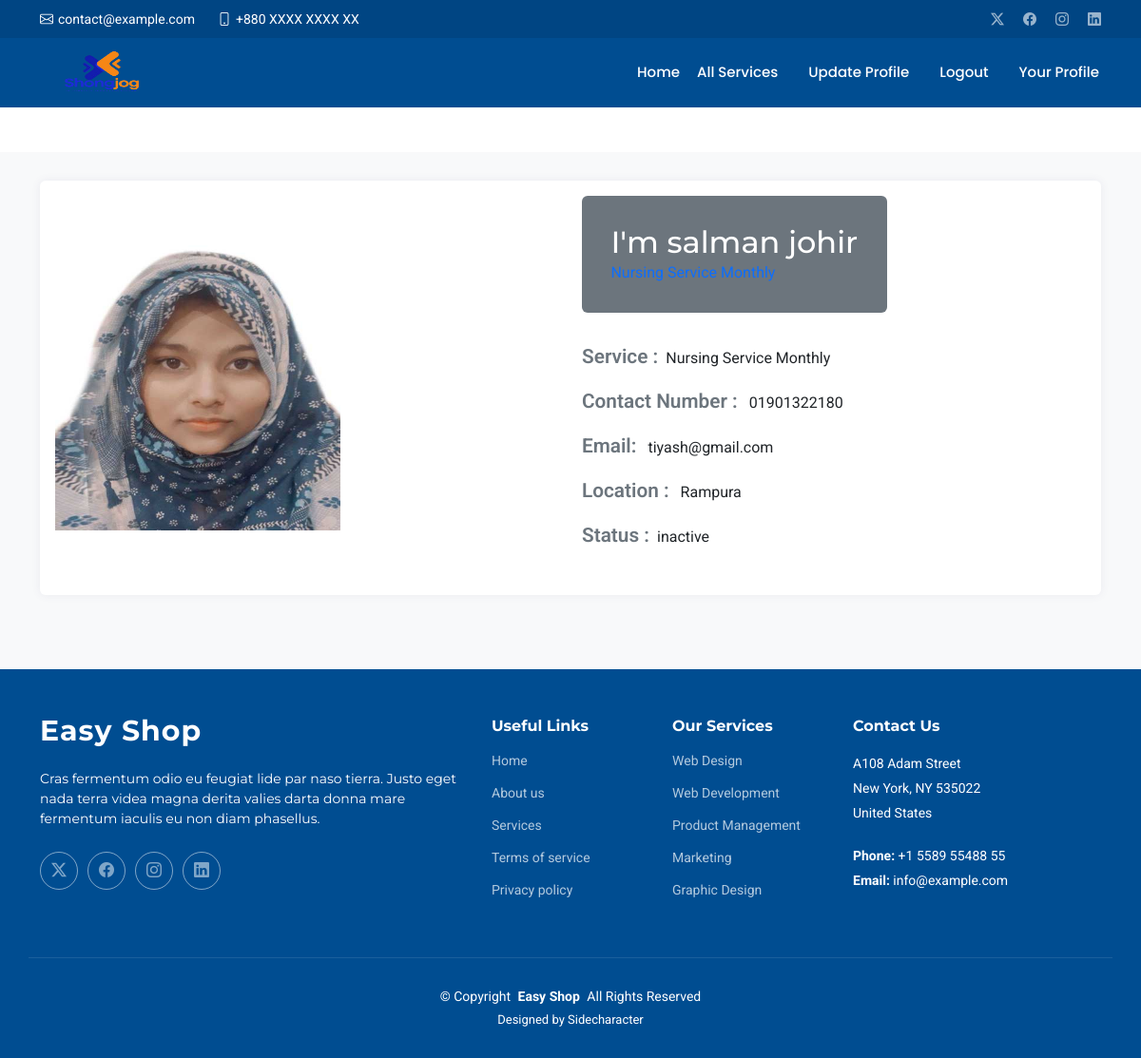
Screenshot of /profile/ (signed in) with the database file from the repository.
### shongjog/models.py (models this page shows, shortened)
class Registration(models.Model):
    user = models.OneToOneField(User, on_delete=models.CASCADE , blank=True, null=True)  # Linked with Django's User model
    phone_number = models.CharField(max_length=15)
    status = models.CharField(max_length=8, choices=[('active', 'Active'), ('inactive', 'Inactive')], default='active')
    occupation = models.CharField(max_length=100)
    area = models.CharField(max_length=100 , blank=True, null=True)
    picture = models.ImageField(upload_to='profile_pictures/', blank=True, null=True)

### shongjog/views.py (the view)
# urls.py: path('profile/', profile, name='profile'),
def profile(request):
    registration = get_object_or_404(Registration, user=request.user)
    return render(request, 'profile.html', {'registration': registration})

### templates/profile.html (shortened to what this page needs)
{% load static %}
<!DOCTYPE html>
<html lang="en">
  <head>
    <link
      href="/static/assets/vendor/bootstrap/css/bootstrap.min.css"
      rel="stylesheet"
    />
    <link
      href="/static/assets/vendor/bootstrap-icons/bootstrap-icons.css"
      rel="stylesheet"
    />
    <link href="/static/assets/vendor/aos/aos.css" rel="stylesheet" />
    <link
      href="/static/assets/vendor/glightbox/css/glightbox.min.css"
      rel="stylesheet"
    />
    <link
      href="/static/assets/vendor/swiper/swiper-bundle.min.css"
      rel="stylesheet"
    />
    <link href="/static/assets/css/main.css" rel="stylesheet" />
  </head>
  <body class="index-page"></body>
    <header id="header" class="header fixed-top">
      <div class="topbar d-flex align-items-center">
        <div
          class="container d-flex justify-content-center justify-content-md-between"
        >
          <div class="contact-info d-flex align-items-center">
            <i class="bi bi-envelope d-flex align-items-center"
              ><a href="mailto:contact@example.com">contact@example.com</a></i
            >
            <i class="bi bi-phone d-flex align-items-center ms-4"
              ><span>+880 XXXX XXXX XX</span></i
            >
          </div>
          <div class="social-links d-none d-md-flex align-items-center">
            <a href="#" class="twitter"><i class="bi bi-twitter-x"></i></a>
            <a href="#" class="facebook"><i class="bi bi-facebook"></i></a>
            <a href="#" class="instagram"><i class="bi bi-instagram"></i></a>
            <a href="#" class="linkedin"><i class="bi bi-linkedin"></i></a>
          </div>
        </div>
      </div>
      <div class="branding d-flex align-items-cente">
        <div
          class="container position-relative d-flex align-items-center justify-content-between"
        >
          <a href="/" class="logo d-flex align-items-center">
            <h1 class="sitename">
              <img src="/static/assets/img/logo.png" alt="" />
            </h1>
          </a>
          <nav id="navmenu" class="navmenu">
            <ul>
              <li></li>
                <a href="#hero" class="active">Home<br/></a>
              <li><a href="all_services/">All Services</a></li>
              <li><a href="{% url 'update_profile' %}">Update Profile</a></li>
              <li><a href="{% url 'logout' %}?next=/" >Logout</a></li>
              {% if user.is_authenticated %}
              <li><a href="{% url 'profile' %}">Your Profile</a></li>
              {% else %}
              <li><a href="{% url 'login' %}">Log In</a></li>
              {% endif %}
            </ul>
          </nav>
        </div>
      </div>
    </header>
    <main class="main" style="margin-top:20vh;">
        <section class="bg-light">
            <div class="container">
                <div class="row">
                    <div class="col-lg-12 mb-4 mb-sm-5">
                        <div class="card card-style1 border-0">
                            <div class="card-body p-1-9 p-sm-2-3 p-md-6 p-lg-7">
                                <div class="row align-items-center">
                                    <div class="col-lg-6 mb-4 mb-lg-0">
                                        {% if  registration.picture  %}
                                        <img style = "width: 300px;height : 300px;" src="{{ registration.picture.url }}" alt="...">
                                        {% else %}
                                        <img style = "width: 300px;height : 300px;" src="https://static.vecteezy.com/system/resources/thumbnails/027/951/137/small_2x/stylish-spectacles-guy-3d-avatar-character-illustrations-png.png" alt="...">
                                        {% endif %}
                                    </div>
                                    <div class="col-lg-6 px-xl-10">
                                        <div class="bg-secondary d-lg-inline-block py-1-9 px-1-9 px-sm-6 mb-1-9 rounded">
                                            <h3 class="h2 text-white mb-0">I'm {{ registration.user.first_name }} {{ registration.user.last_name }}</h3>
                                            <span class="text-primary">{{ registration.occupation}}</span>
                                        </div>
                                        <ul class="list-unstyled mb-1-9">
                                            <li class="mb-2 mb-xl-3 display-28"><span class="display-26 text-secondary me-2 font-weight-600">Service :</span>{{ registration.occupation}} </li>
                                            <li class="mb-2 mb-xl-3 display-28"><span class="display-26 text-secondary me-2 font-weight-600">Contact Number :</span> {{ registration.phone_number }}</li>
                                            <li class="mb-2 mb-xl-3 display-28"><span class="display-26 text-secondary me-2 font-weight-600">Email:</span> {{ registration.user.email }}</li>
                                            <li class="mb-2 mb-xl-3 display-28"><span class="display-26 text-secondary me-2 font-weight-600">Location :</span> {{ registration.area }}</li>
                                            <li class="display-28"><span class="display-26 text-secondary me-2 font-weight-600">Status :</span>{{ registration.status }}</li>
                                        </ul>
                                    </div>
                                </div>
                            </div>
                        </div>
                    </div>
                </div>
            </div>
        </section>
    </main>
    <footer id="footer" class="footer accent-background">
      <div class="container footer-top">
        <div class="row gy-4">
          <div class="col-lg-5 col-md-12 footer-about">
            <a href="/" class="logo d-flex align-items-center">
              <span class="sitename">Easy Shop</span>
            </a>
            <p>
              Cras fermentum odio eu feugiat lide par naso tierra. Justo eget
              nada terra videa magna derita valies darta donna mare fermentum
              iaculis eu non diam phasellus.
            </p>
            <div class="social-links d-flex mt-4">
              <a href=""><i class="bi bi-twitter-x"></i></a>
              <a href=""><i class="bi bi-facebook"></i></a>
              <a href=""><i class="bi bi-instagram"></i></a>
              <a href=""><i class="bi bi-linkedin"></i></a>
            </div>
          </div>
          <div class="col-lg-2 col-6 footer-links">
            <h4>Useful Links</h4>
            <ul>
              <li><a href="#">Home</a></li>
              <li><a href="#">About us</a></li>
              <li><a href="#">Services</a></li>
              <li><a href="#">Terms of service</a></li>
              <li><a href="#">Privacy policy</a></li>
            </ul>
          </div>
          <div class="col-lg-2 col-6 footer-links">
            <h4>Our Services</h4>
            <ul>
              <li><a href="#">Web Design</a></li>
              <li><a href="#">Web Development</a></li>
              <li><a href="#">Product Management</a></li>
              <li><a href="#">Marketing</a></li>
              <li><a href="#">Graphic Design</a></li>
            </ul>
          </div>
          <div
            class="col-lg-3 col-md-12 footer-contact text-center text-md-start"
          >
            <h4>Contact Us</h4>
            <p>A108 Adam Street</p>
            <p>New York, NY 535022</p>
            <p>United States</p>
            <p class="mt-4">
              <strong>Phone:</strong> <span>+1 5589 55488 55</span>
            </p>
            <p><strong>Email:</strong> <span>info@example.com</span></p>
          </div>
        </div>
      </div>
      <div class="container copyright text-center mt-4">
        <p>
          © <span>Copyright</span>
          <strong class="px-1 sitename">Easy Shop</strong>
          <span>All Rights Reserved</span>
        </p>
        <div class="credits">Designed by <a href="">Sidecharacter</a></div>
      </div>
    </footer>
  </body>
</html>

### templates/profile.html (style rules this page uses)
.card-style1 { box-shadow: 0px 0px 10px 0px rgb(89 75 128 / 9%); }
.border-0 { border: 0!important; }
.card { position: relative; display: flex; flex-direction: column; min-width: 0; word-wrap: break-word; background-color: #fff; background-clip: border-box; border: 1px solid rgba(0,0,0,.125); border-radius: 0.25rem; }
section { padding: 120px 0; overflow: hidden; background: #fff; }
.text-primary { color: #ceaa4d !important; }
.text-secondary { color: #15395A !important; }
.font-weight-600 { font-weight: 600; }
.display-26 { font-size: 1.3rem; }
@media screen and (min-width: 992px) { .p-lg-7 { padding: 4rem; } }
@media screen and (min-width: 768px) { .p-md-6 { padding: 3.5rem; } }
@media screen and (min-width: 576px) { .p-sm-2-3 { padding: 2.3rem; } }
.p-1-9 { padding: 1.9rem; }
.bg-secondary { background: #15395A !important; }
@media screen and (min-width: 576px) { .pe-sm-6, .px-sm-6 { padding-right: 3.5rem; } }
@media screen and (min-width: 576px) { .ps-sm-6, .px-sm-6 { padding-left: 3.5rem; } }
.pe-1-9, .px-1-9 { padding-right: 1.9rem; }
.ps-1-9, .px-1-9 { padding-left: 1.9rem; }
.pb-1-9, .py-1-9 { padding-bottom: 1.9rem; }
.pt-1-9, .py-1-9 { padding-top: 1.9rem; }
.mb-1-9, .my-1-9 { margin-bottom: 1.9rem; }
@media (min-width: 992px) { .d-lg-inline-block { display: inline-block!important; } }
.rounded { border-radius: 0.25rem!important; }

### rows the page displays
Registration: picture (picture), user.first_name "salman", user.last_name "johir", occupation "Nursing Service Monthly", phone_number "01901322180", user.email "tiyash@gmail.com", area "Rampura", status "inactive"
